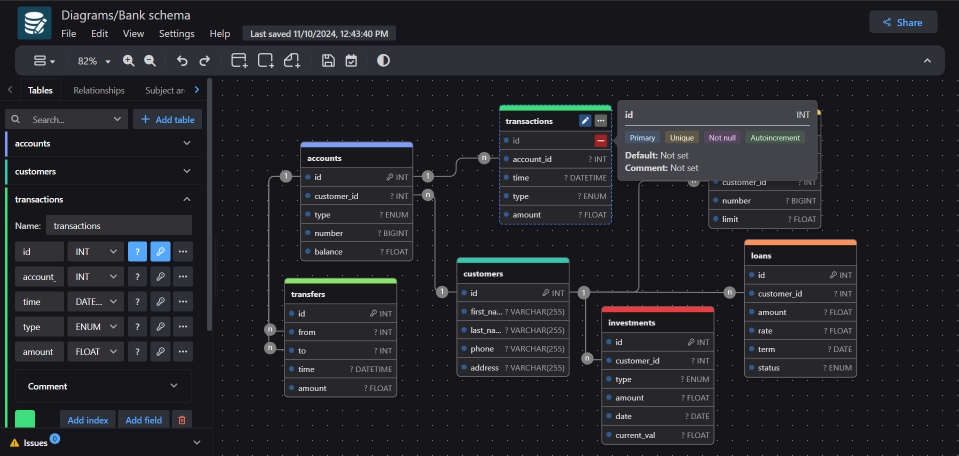
#> input picture drawdb.png, 1918 x 911 px (shown at 1/2 size)
$ python generate_icons.py --source ../drawdb.png
#> lines starting #> are read from the running program, lines starting #| are printed output that depends on the picture
#!/usr/bin/env python3
"""
generate_icons.py — drawDB Desktop icon generator (Task T4)

Generates the complete Tauri icon set (PNG sizes, Windows .ico, macOS .icns,
and the Windows Store logos) from a single source PNG. If no source is given,
a clean default drawDB "ER diagram" icon is drawn programmatically, so the
project builds with a real icon out of the box.

Usage:
    python3 scripts/generate_icons.py                 # default icon -> src-tauri/icons
    python3 scripts/generate_icons.py -s logo.png     # from your own square PNG
    python3 scripts/generate_icons.py -o path/to/icons

Requires: Pillow  (pip install pillow)

Tauri alternative: `npm run tauri icon path/to/logo.png` produces the same
set if you have the Tauri CLI installed; this script is the no-Node fallback
and the source of the default icon.
"""
import argparse
import sys
from pathlib import Path

try:
    from PIL import Image, ImageDraw
except ImportError:
    sys.exit("Pillow is required: pip install pillow")

MASTER = 1024
BRAND_TOP = (29, 110, 140)     # #1d6e8c
BRAND_BOTTOM = (18, 74, 94)    # #124a5e
ACCENT = (42, 169, 201)        # #2aa9c9
CARD = (248, 251, 252)
CARD_ROW = (208, 215, 222)
LINE = (235, 245, 249)

# Tauri standard PNG icons (name -> px). 128x128@2x == 256.
PNG_ICONS = {
    "32x32.png": 32,
    "128x128.png": 128,
    "128x128@2x.png": 256,
    "icon.png": 512,
}
# Windows Store / MS tiles produced by `tauri icon`.
STORE_LOGOS = {
    "Square30x30Logo.png": 30,
    "Square44x44Logo.png": 44,
    "Square71x71Logo.png": 71,
    "Square89x89Logo.png": 89,
    "Square107x107Logo.png": 107,
    "Square142x142Logo.png": 142,
    "Square150x150Logo.png": 150,
    "Square284x284Logo.png": 284,
    "Square310x310Logo.png": 310,
    "StoreLogo.png": 50,
}
ICO_SIZES = [16, 32, 48, 64, 128, 256]
ICNS_SIZES = [16, 32, 64, 128, 256, 512, 1024]


# [45 lines left out: functions rounded_mask, draw_default_master, not called in this run]


def load_master(source):
#> called with source = '../drawdb.png'
    img = Image.open(source).convert("RGBA")
#> img is the input picture: PIL image 1918x911 RGBA; mean R, G, B, A 36, 37.5, 41.5, 255
    if img.width != img.height:
        side = max(img.width, img.height)
#> side = 1918
        canvas = Image.new("RGBA", (side, side), (0, 0, 0, 0))
#> canvas: PIL image 1918x1918 RGBA; every value is 0
        canvas.paste(img, ((side - img.width) // 2, (side - img.height) // 2))
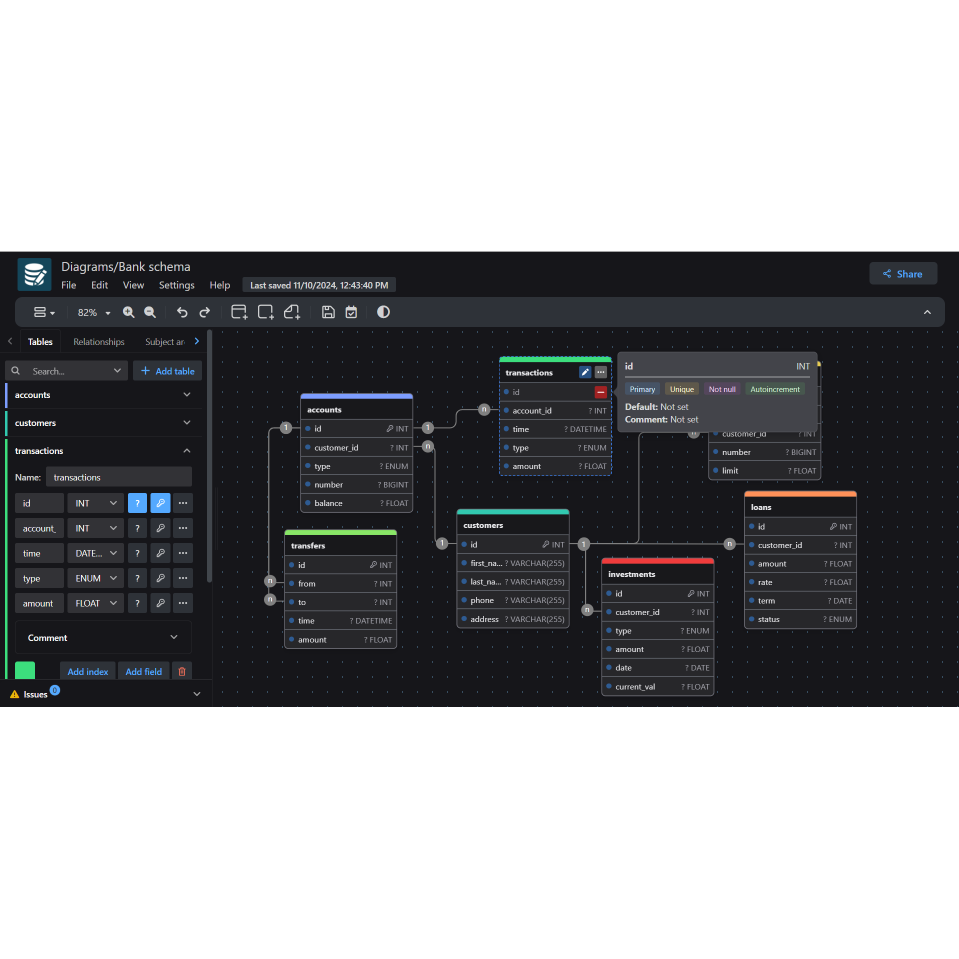
#> canvas: PIL image 1918x1918 RGBA (shown at 1/2 size); mean R, G, B, A 17.1, 17.8, 19.7, 121.1; transparent parts drawn white
        img = canvas
    return img.resize((MASTER, MASTER), Image.LANCZOS)


def resized(master, px):
    return master.resize((px, px), Image.LANCZOS)


def main():
    ap = argparse.ArgumentParser(description="Generate the Tauri icon set for drawDB Desktop.")
    here = Path(__file__).resolve().parent
    ap.add_argument("-s", "--source", help="Source PNG (square recommended). Omit to draw the default icon.")
    ap.add_argument("-o", "--out", default=str(here.parent / "src-tauri" / "icons"),
                    help="Output directory (default: src-tauri/icons)")
    args = ap.parse_args()

    out = Path(args.out)
    out.mkdir(parents=True, exist_ok=True)

    if args.source:
        master = load_master(args.source)
        print(f"source : {args.source}")
    else:
        master = draw_default_master()
        print("source : (built-in default drawDB icon)")
    print(f"output : {out}")

    for name, px in {**PNG_ICONS, **STORE_LOGOS}.items():
        resized(master, px).save(out / name)
        print(f"  png   {name} ({px}x{px})")
#> this loop made 14 passes
#> pass 1, in main, `resized(master, px).save(out / name)`:
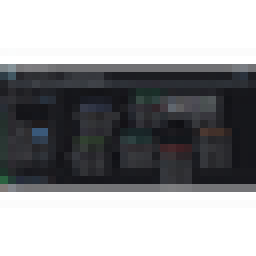
#> saved as 32x32.png: PIL image 32x32 RGBA (shown 8 times larger); mean R, G, B, A 18.7, 19.5, 21.7, 121.1; transparent parts drawn white
#> pass 2, in main, `resized(master, px).save(out / name)`:
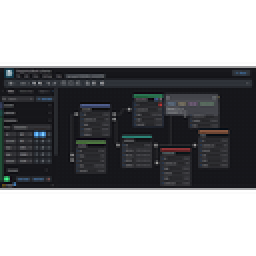
#> saved as 128x128.png: PIL image 128x128 RGBA (shown 2 times larger); mean R, G, B, A 17.4, 18.1, 20, 121.1; transparent parts drawn white

    # multi-resolution .ico
    master.save(out / "icon.ico", format="ICO", sizes=[(s, s) for s in ICO_SIZES])
    print(f"  ico   icon.ico {ICO_SIZES}")

    # .icns for macOS
    try:
        master.save(out / "icon.icns", format="ICNS")
        print("  icns  icon.icns")
    except Exception as e:  # pragma: no cover - platform/pillow dependent
        print(f"  WARN  icon.icns not written ({e}); run `npm run tauri icon` on macOS instead")

    print("done.")


if __name__ == "__main__":
    main()
